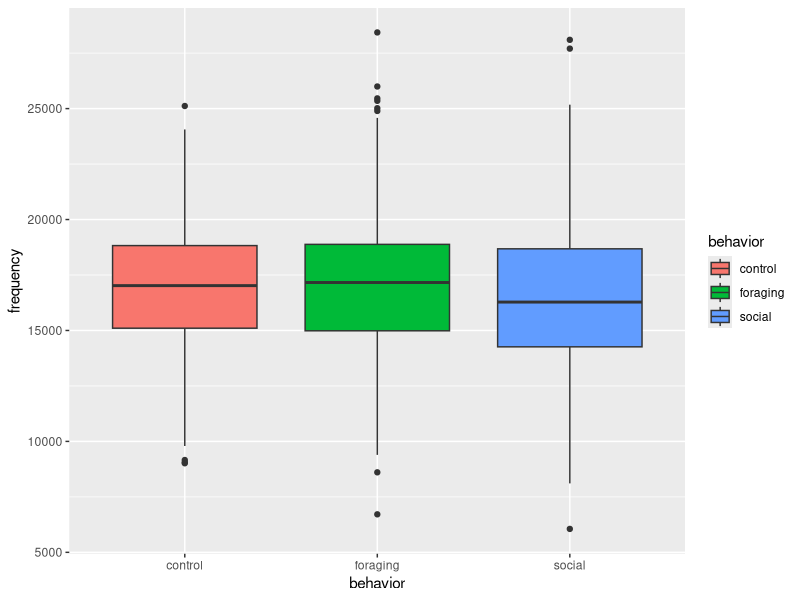

This figure's R source:
## ---- chunk 1
#Preliminaries
library(ggplot2)
library(tidyverse)

#Global variables
control <- rnorm(n=500, mean=17000, sd=3000)
social<- rnorm(n=500, mean=16364, sd=3000)
foraging <-rnorm(n=500, mean=17101, sd=3000)
## ---- chunk 2
############################
# FUNCTION: getData
#Create simulated data set of dolphin whistles
#input: list of sizes, means, and SD for each group
#output: frame with randomized data in given range
#---------------------------
getData <- function(control=runif(500),
                     social=runif(500),
                     foraging=runif(500)) {
  
  frame1 <- data.frame(control, 
                       social, 
                       foraging)
  frame2 <- gather(frame1,
                   behavior,
                   freqeuncy,
                   control:foraging)
  
  return(frame2)  
}
############################


# ############################
## FUNCTION: anovaAnalysis
##Carry out ANOVA analysis
## input: frequency values, behavioral state, and data frame with all values
## output: anova analysis
##---------------------------
anovaAnalysis <- function(frequency=runif(500),
                          behavior=runif(500),
                          dataFrame=runif(1000)) {
  
  anova <- aov(frequency~behavior, data = dataFrame)
  
  
  return(anova)  
  
}
#############################

############################
# FUNCTION: plotANOVA
#Create box and whiskers plot of ANOVA analysis
#input: frequency values, behavior state, and anova results
#output: box and whiskers plot
#---------------------------
plotANOVA <- function(frequency=runif(500),
                      behavior=runif(500),
                      dataFrame=runif(1000)) {
  ANOPlot <- ggplot(data=dataFrame, aes(x=behavior, y=frequency, fill=behavior)) + geom_boxplot()
  
  print(ANOPlot)
}
############################

## ---- chunk 3
meanFreq <- getData(control, social, foraging)

anovaData <- anovaAnalysis(meanFreq$freqeuncy, meanFreq$behavior, meanFreq)

plotANOVA(meanFreq$freqeuncy, meanFreq$behavior, anovaData)
## ---- chunk 4
######################################
# FUNCTION: testSig
# test statistical significance of the code using ANOVA
# input: frequency values, behavioral state, data Frame
# output: pairwise significance and significance evaluation
testSig <- function(frequency=runif(500),
                        behavior=runif(500),
                        dataFrame=runif(1000)) {
  
  anovaRes <- aov(frequency~behavior, data = dataFrame)
  p <-  summary(anovaRes)[[1]][["Pr(>F)"]][[1]]
  if (p < 0.05){
    p <- paste(c("p (",p,") is statiscally significant"), collapse = " ")
  }
  else {
    p <- paste(c("p (",p,") is NOT statiscally significant"), collapse = " ")
  }
  return(p)
}
## ---- chunk 5
testSig(meanFreq$freqeuncy, meanFreq$behavior, meanFreq)
